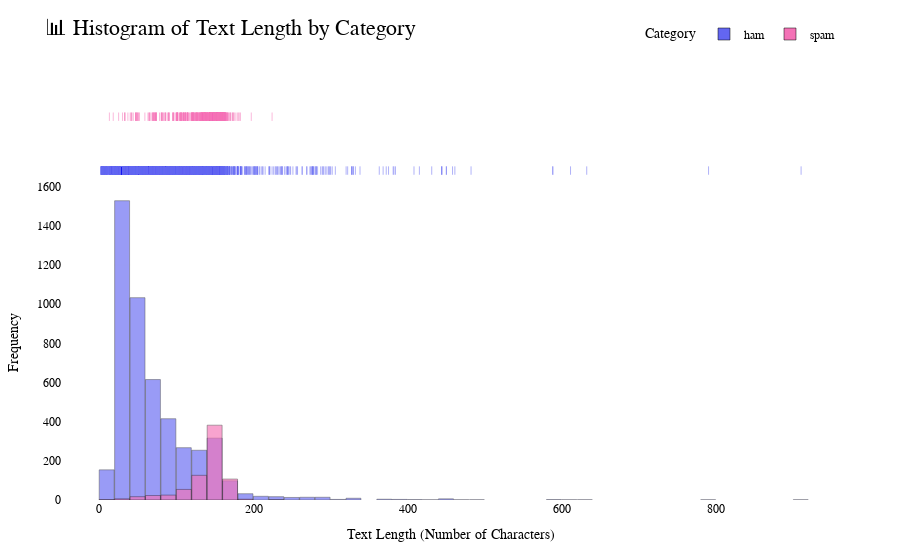

The notebook cell saved with this chart:
### Markdown cell above
#### 7) Visualization of Text Length by category

### Code cell
# Improved histogram by category
fig = px.histogram(
    df,
    x='Length',
    color='Category',
    marginal='rug',
    nbins=60,
    barmode='overlay',
    opacity=0.65,
    title='📊 Histogram of Text Length by Category',
    color_discrete_sequence=["#6366f1", "#f472b6"],  # Indigo + Pink
)

fig.update_layout(
    title_font=dict(size=22, family='Helvetica', color='black'),
    xaxis_title='Text Length (Number of Characters)',
    yaxis_title='Frequency',
    font=dict(family='Arial', size=12, color='black'),
    legend=dict(
        title='Category',
        orientation='h',
        yanchor='bottom',
        y=1.05,
        xanchor='right',
        x=1
    ),
    plot_bgcolor='rgba(0,0,0,0)',
    paper_bgcolor='rgba(0,0,0,0)',
    bargap=0.03,
    margin=dict(t=70, b=60, l=60, r=60),
)

fig.update_traces(
    marker_line_width=0.5,
    marker_line_color='black',
    hovertemplate='Length: %{x}<br>Count: %{y}<br>Category: %{legendgroup}<extra></extra>'
)

# Symmetric gridlines
fig.update_xaxes(showgrid=True, gridwidth=0.3, gridcolor='rgba(255,255,255,0.08)')
fig.update_yaxes(showgrid=True, gridwidth=0.3, gridcolor='rgba(255,255,255,0.08)')

fig.show()

### Figure 1 — Plotly figure (JSON) as saved in the notebook; plotly's stock layout.template omitted (floating-point values rounded to 4 significant figures; data arrays with more than 128 entries replaced by an {"elided": "..."} marker saying what was removed)
{"data": [{"alignmentgroup": "True", "bingroup": "x", "hovertemplate": "Length: %{x}<br>Count: %{y}<br>Category: %{legendgroup}<extra></extra>", "legendgroup": "ham", "marker": {"color": "#6366f1", "line": {"color": "black", "width": 0.5}, "opacity": 0.65, "pattern": {"shape": ""}}, "name": "ham", "nbinsx": 60, "offsetgroup": "ham", "orientation": "v", "showlegend": true, "type": "histogram", "x": {"elided": "4825 int values"}, "xaxis": "x", "yaxis": "y"}, {"alignmentgroup": "True", "boxpoints": "all", "fillcolor": "rgba(255,255,255,0)", "hoveron": "points", "hovertemplate": "Length: %{x}<br>Count: %{y}<br>Category: %{legendgroup}<extra></extra>", "jitter": 0, "legendgroup": "ham", "line": {"color": "rgba(255,255,255,0)"}, "marker": {"color": "#6366f1", "line": {"color": "black", "width": 0.5}, "symbol": "line-ns-open"}, "name": "ham", "offsetgroup": "ham", "showlegend": false, "type": "box", "x": {"elided": "4825 int values"}, "xaxis": "x2", "yaxis": "y2"}, {"alignmentgroup": "True", "bingroup": "x", "hovertemplate": "Length: %{x}<br>Count: %{y}<br>Category: %{legendgroup}<extra></extra>", "legendgroup": "spam", "marker": {"color": "#f472b6", "line": {"color": "black", "width": 0.5}, "opacity": 0.65, "pattern": {"shape": ""}}, "name": "spam", "nbinsx": 60, "offsetgroup": "spam", "orientation": "v", "showlegend": true, "type": "histogram", "x": {"elided": "747 int values"}, "xaxis": "x", "yaxis": "y"}, {"alignmentgroup": "True", "boxpoints": "all", "fillcolor": "rgba(255,255,255,0)", "hoveron": "points", "hovertemplate": "Length: %{x}<br>Count: %{y}<br>Category: %{legendgroup}<extra></extra>", "jitter": 0, "legendgroup": "spam", "line": {"color": "rgba(255,255,255,0)"}, "marker": {"color": "#f472b6", "line": {"color": "black", "width": 0.5}, "symbol": "line-ns-open"}, "name": "spam", "offsetgroup": "spam", "showlegend": false, "type": "box", "x": {"elided": "747 int values"}, "xaxis": "x2", "yaxis": "y2"}], "layout": {"bargap": 0.03, "barmode": "overlay", "font": {"color": "black", "family": "Arial", "size": 12}, "legend": {"orientation": "h", "title": {"text": "Category"}, "tracegroupgap": 0, "x": 1, "xanchor": "right", "y": 1.05, "yanchor": "bottom"}, "margin": {"b": 60, "l": 60, "r": 60, "t": 70}, "paper_bgcolor": "rgba(0,0,0,0)", "plot_bgcolor": "rgba(0,0,0,0)", "title": {"font": {"color": "black", "family": "Helvetica", "size": 22}, "text": "📊 Histogram of Text Length by Category"}, "xaxis": {"anchor": "y", "domain": [0, 1], "gridcolor": "rgba(255,255,255,0.08)", "gridwidth": 0.3, "showgrid": true, "title": {"text": "Text Length (Number of Characters)"}}, "xaxis2": {"anchor": "y2", "domain": [0, 1], "gridcolor": "rgba(255,255,255,0.08)", "gridwidth": 0.3, "matches": "x", "showgrid": true, "showticklabels": false}, "yaxis": {"anchor": "x", "domain": [0, 0.7326], "gridcolor": "rgba(255,255,255,0.08)", "gridwidth": 0.3, "showgrid": true, "title": {"text": "Frequency"}}, "yaxis2": {"anchor": "x2", "domain": [0.7426, 1], "gridcolor": "rgba(255,255,255,0.08)", "gridwidth": 0.3, "matches": "y2", "showgrid": true, "showline": false, "showticklabels": false, "ticks": ""}}}
